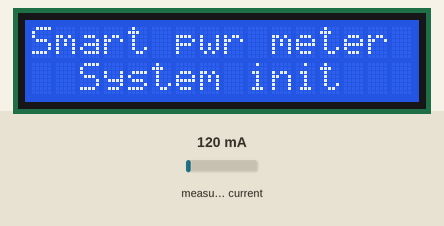
Recording of a sketch running on a simulated Arduino Leonardo, built with avr-gcc and run on an emulated ATmega32U4. Shown: 16×2 character LCD. Inputs (shaded band) come from the test bench; at power-on: measured current 120 mA. WiFi joins after 1.5 s; servers stay silent unless stated; the modem accepts every AT command (registered, SIM ready, sends succeed) and sends nothing else; what the sketch prints to the serial monitor is not drawn.

Above: at 0.1 s.
At 10.1 s:
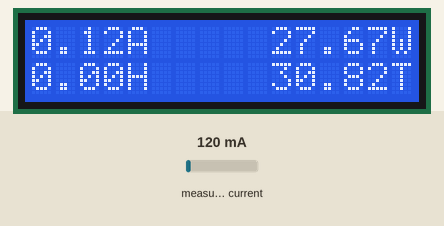

The sketch:

raveen_-1.ino
```cpp
#include "ThingSpeak.h"
#include "WiFiEsp.h"
#include "secrets.h"
#include "EmonLib.h"                   // Include Emon Library
EnergyMonitor emon1;                   // Create an instance
#include <Wire.h>
#include <LiquidCrystal_I2C.h>
LiquidCrystal_I2C lcd(0x3F, 16, 2);
double kilos = 0;
int peakPower = 0;
char ssid[] = SECRET_SSID;   // your network SSID (name)
char pass[] = SECRET_PASS;   // your network password
int keyIndex = 0;            // your network key Index number (needed only for WEP)
WiFiEspClient  client;

// Emulate Serial1 on pins 6/7 if not present
#ifndef HAVE_HWSERIAL1
#include "SoftwareSerial.h"
SoftwareSerial Serial1(5, 3); // RX, TX
#define ESP_BAUDRATE  9600
#else
#define ESP_BAUDRATE  115200
#endif

unsigned long myChannelNumber = SECRET_CH_ID;
const char * myWriteAPIKey = SECRET_WRITE_APIKEY;

// Initialize our values
int number1;
int number2;
int number3;
int number4;
String myStatus = "";

void setup() {
  //Initialize serial and wait for port to open
  Serial.begin(115200);  // Initialize serial
  lcd.begin();
  lcd.backlight();
  lcd.clear();
  lcd.setCursor(0,0);
  lcd.print(F("Smart pwr meter"));
  lcd.setCursor(0,1);
  lcd.print(F("  System init"));
  emon1.current(1, 66.6);
  // initialize serial for ESP module
  setEspBaudRate(ESP_BAUDRATE);

  while (!Serial) {
    ; // wait for serial port to connect. Needed for Leonardo native USB port only
  }

  // initialize ESP module
  WiFi.init(&Serial1);

  // check for the presence of the shield
  if (WiFi.status() == WL_NO_SHIELD) {
    Serial.println(F("WiFi shield not present"));
    // don't continue
    while (true);
  }
  Serial.println(F("found it!"));
  ThingSpeak.begin(client);  // Initialize ThingSpeak
  delay(2000);
}

void loop() {

  // Connect or reconnect to WiFi
  if(WiFi.status() != WL_CONNECTED){
    Serial.print(F("Attempting to connect to SSID: "));
    Serial.println(SECRET_SSID);
    while(WiFi.status() != WL_CONNECTED){
      WiFi.begin(ssid, pass);  // Connect to WPA/WPA2 network. Change this line if using open or WEP network
      Serial.print(F("."));
      delay(5000);
    }
    Serial.println(F("\nConnected."));
  }
double Irms = emon1.calcIrms(1480);  // Calculate Irms only
  double RMSPower = Irms*230.6 ;
  double RMSCurrent = -((Irms-516)*0.707)/11.8337;
  kilos = kilos + (RMSPower * (2.05/60/60/1000));    //Calculate kilowatt hours used
  Serial.print(RMSPower-20);         // Apparent power
  Serial.println(" ");
  //Serial.println(Irms);          // Irms
  lcd.clear();
  lcd.setCursor(0,0);           // Displays all current data
  lcd.print(Irms);
  lcd.print(F("A"));
  lcd.setCursor(10,0);
  lcd.print(RMSPower);
  lcd.print(F("W"));
  lcd.setCursor(0,1);
  lcd.print(kilos);
  lcd.print(F("H"));
  lcd.setCursor(10,1);
  lcd.print(RMSCurrent);
  lcd.print(F("T"));
  number1 = Irms;
  number2 = RMSPower;
  number3 = RMSCurrent;
  number4 = kilos;
  // set the fields with the values
  ThingSpeak.setField(1, number1);
  ThingSpeak.setField(2, number2);
  ThingSpeak.setField(3, number3);
  ThingSpeak.setField(4, number4);


  // write to the ThingSpeak channel
  int x = ThingSpeak.writeFields(myChannelNumber, myWriteAPIKey);
  if(x == 200){
    Serial.println(F("Channel update successful."));
  }
  else{
    Serial.println("Problem updating channel. HTTP error code " + String(x));
  }

  delay(20000); // Wait 20 seconds to update the channel again
}

// This function attempts to set the ESP8266 baudrate. Boards with additional hardware serial ports
// can use 115200, otherwise software serial is limited to 19200.
void setEspBaudRate(unsigned long baudrate){
  long rates[6] = {115200,74880,57600,38400,19200,9600};

  Serial.print("Setting ESP8266 baudrate to ");
  Serial.print(baudrate);
  Serial.println("...");

  for(int i = 0; i < 6; i++){
    Serial1.begin(rates[i]);
    delay(100);
    Serial1.print("AT+UART_DEF=");
    Serial1.print(baudrate);
    Serial1.print(",8,1,0,0\r\n");
    delay(100);
  }

  Serial1.begin(baudrate);
}
```

secrets.h
```cpp
// Use this file to store all of the private credentials
// and connection details

#define SECRET_SSID "WonderLAN"    // replace MySSID with your WiFi network name
#define SECRET_PASS "re004544"  // replace MyPassword with your WiFi password

#define SECRET_CH_ID 1001262     // replace 0000000 with your channel number
#define SECRET_WRITE_APIKEY "FF8Y4GYL5CX6WI47"   // replace XYZ with your channel write API Key
```
